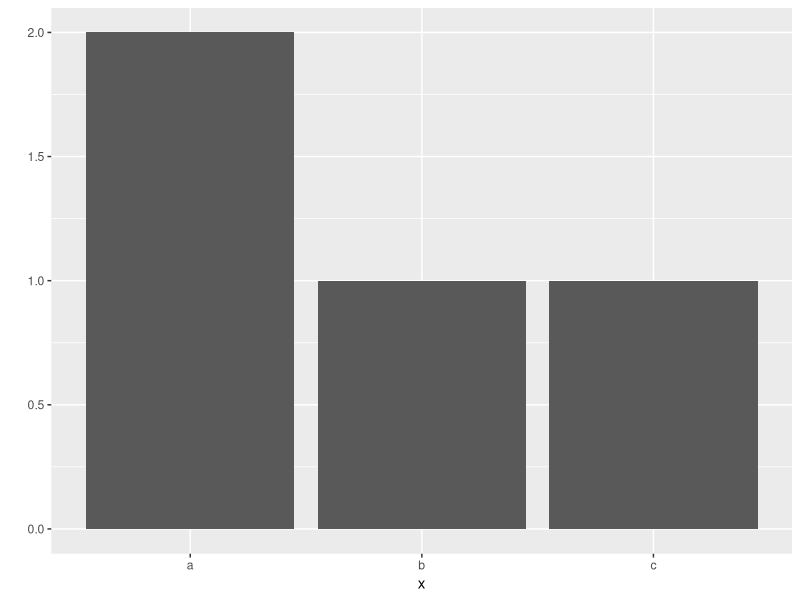
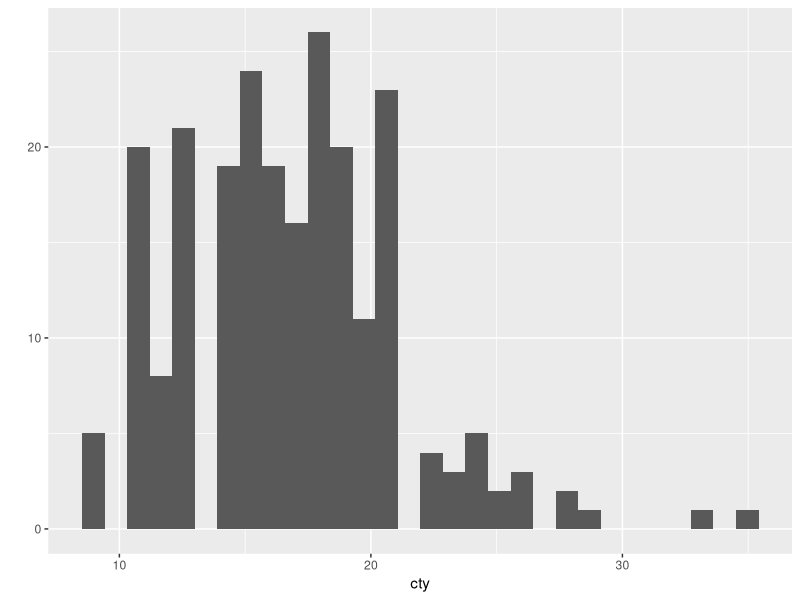
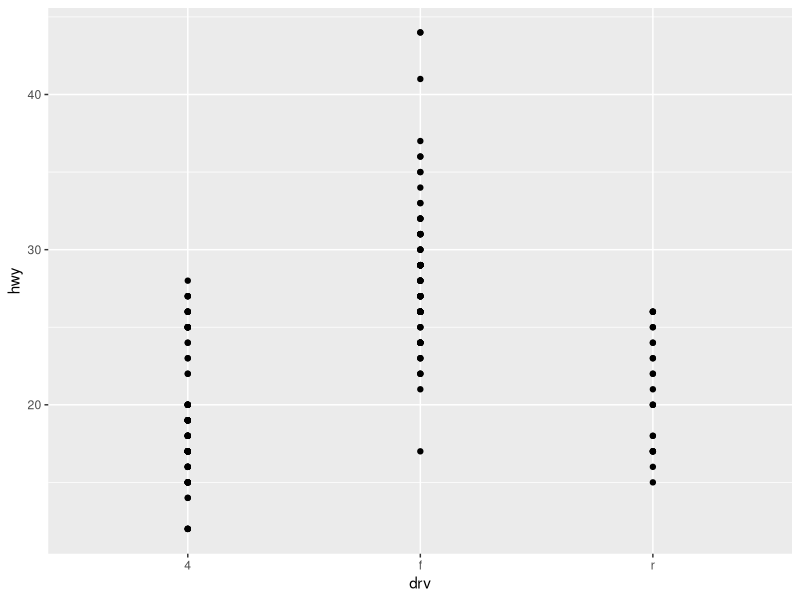
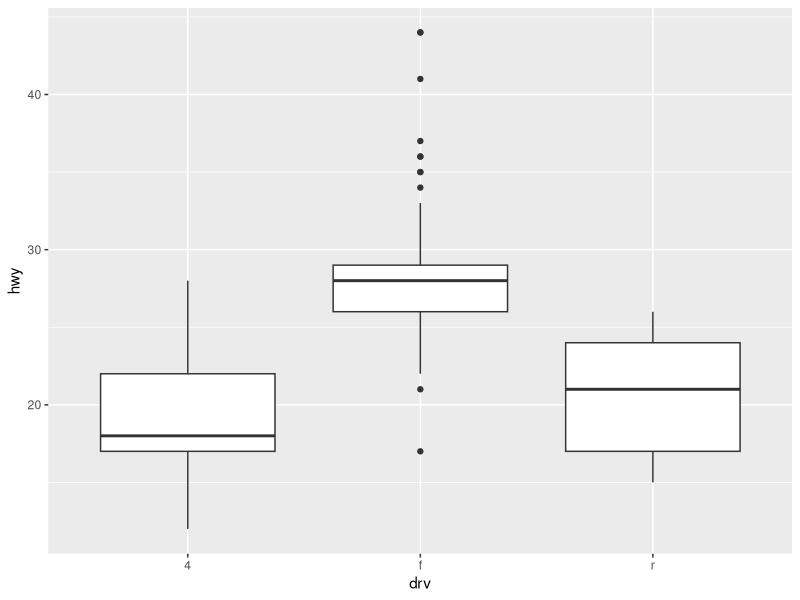
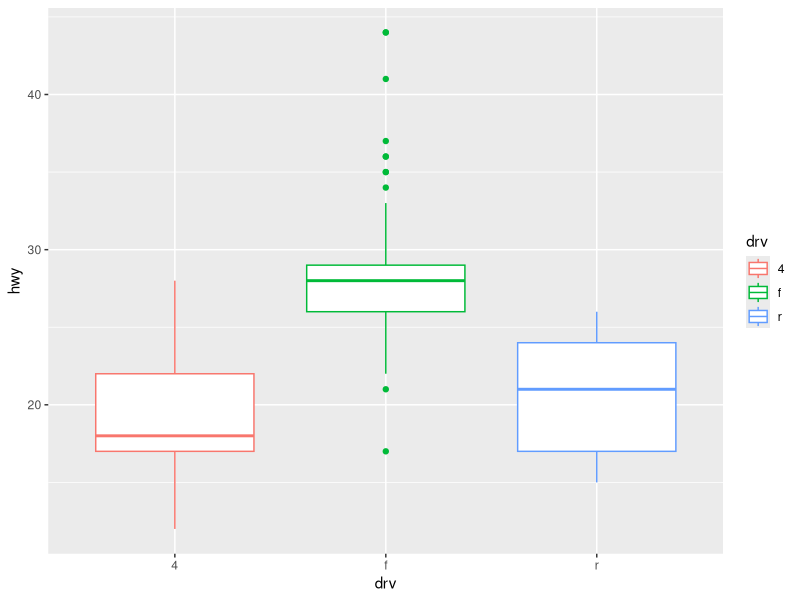

Generate these figures, in order, with R:
rm(list=ls())
return <- c(4, 11, 5, 3, 2)
names(return) <- c("shoes", "shirt", "pants", "scarf", "belt")

d <- c(1, 4, 3, 7, 8)
d[4]
d[8]
d[-2]
d[-c(1, 3)]

sales <- c(640, 720, 680, 540)
names(sales) <- c('M1', 'M2', 'M3', 'M4')
sales

sales[3:6]
sales[-4]
sales[-c(2, 4)]

str5 <- c("Hello", "World", "is", "good!")

paste(str5, collapse="|")

x <- c("a", "a", "b", "c")
x

# 패키지 확인
search()
library(ggplot2)
search()
qplot(x)

head(mpg)
tail(mpg)
class(mpg)
nrow(mpg)
ncol(mpg)

?mpg
mpg[1:10]
qplot(data=mpg, x = cty)
qplot(data=mpg, x=drv, y=hwy)

qplot(data=mpg, x=drv, y=hwy, geom="boxplot")

qplot(data=mpg, x=drv, y=hwy, geom="boxplot", colour=drv)

??mpg

Mid_term <- c(80, 60, 70, 50, 90)

mean(Mid_term)

avg_term <- mean(Mid_term)
avg_term

이름 <- c("김지훈", "이유진", "박동현", "박완진") 
영어 <- c(90, 80, 60, 70)
수학 <- c(50, 60, 100, 20)
Mid <- data.frame(name=이름, eng=영어, math=수학)
Mid

d <- 1:9
condi <- d>5 & d<8; condi
sum(d>5)
d

english <- c(90, 80, 60,70)
math <- c(50, 60, 100, 20)
class <- c(1, 1, 2, 2)
df_midterm <- data.frame(english, math, class)
sum(df_midterm$english)
mean(df_midterm$english)

sum(df_midterm$math)
mean(df_midterm$math)

play <- c(421, 298, 254, 232, 239, 368, 465)
names(play) <- c("sun", "mon", "tue", "wed", "thu", "fri", "sat")
play

play[c(3, 5)] <- c(267, 241)
play[c("tue", "thu")] <- c(267, 241)
play[8] <- 100

play[7] <- 100
play

names(play) <- c("sun", "mon", "tue", "wed", "thu", "fri", "sat", "add")
play

customer <- c("kim", "lee", "park", "choi", "seo")
deposit <- c(5000000, 4500000, 4000000, 5500000, 6000000)
rate <- c(3.5, 3, 4, 5, 4.5)
period <- c(2,2,5,7,4)
names(deposit) <- customer
names(rate) <- customer
names(period) <- customer
who <- 'kim'
sum <- deposit[who] * (1+rate[who]/100)^period[who]
sum

sum <- deposit[customer] * (1+rate[customer]/100)^period[customer]
sum

df <- data.frame(customer, deposit, rate, period)
df

df_midterm$report <- c("A", "B", "A", "A")

df_midterm

english[2] <- 100
df_midterm
df_midterm$english[2] <- 100
df_midterm

# table() report 집계
table(df_midterm$report)
# sort() 영어점수 오름차순
sort(df_midterm$english)
# math 내림차순
sort(df_midterm$math, decreasing=T)

x <- c(5, 2, 3, NA, 6, 9, 8, NA, 11, 7)
y1 <- sum(x, na.rm = T)
y1
y2 <- sum(x, na.rm = FALSE)
y2

a <- 1:12
b <- "월"
c <- paste(a, b, sep="")
c

score <- "score."
num1 <- 1:10
score.num <- paste(score, num1, sep="")
score.num
num2 <- c(68, 95, 83, 76, 90, 80,85, 91, 82, 70)
score.num
score.num <- num2
score.num

sales <- c(750, 740, 760, 680, 700, 710, 850, 890, 700, 720, 690, 730)
names(sales) <- paste(1:12, '월', sep='')
sales

sales['7월']
sales['1월'] + sales['2월']
max.month <- sort(sales, decreasing=T)
max.month[1]
sum(sales[1:6])
